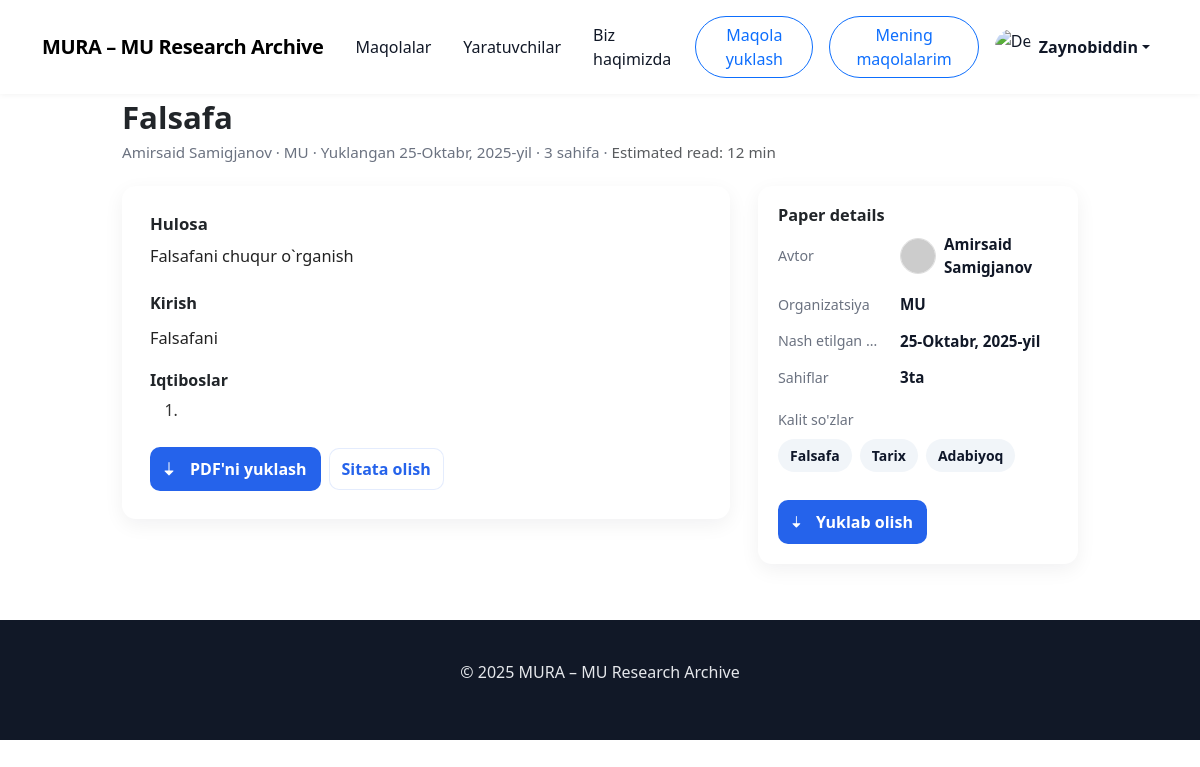
Screenshot of /detail-paper/4/ (signed in) with the database file from the repository.
### main/models.py (models this page shows, shortened)
class CustomUser(AbstractUser):
    avatar = models.ImageField(upload_to='media/avatars/', null=True, blank=True)

class Paper(models.Model):
    STATUS_CHOICES = [
        (1, 'draft'),
        (2, 'on_process'),
        (3, 'declined'),
        (4, 'accepted'),
        (5, 'payment_process'),
        (6, 'blocked')
    ]
    owner = models.ForeignKey(CustomUser, on_delete=models.CASCADE)
    category = models.ForeignKey('Category', on_delete=models.SET_NULL, null=True)
    title = models.CharField(
        max_length=100,
        validators=[MinLengthValidator(1)],
        help_text="Sarlavha 10–255 belgidan iborat bo‘lishi kerak."
    )
    summary = models.TextField(
        max_length=500,
        validators=[MinLengthValidator(100)],
        help_text="Qisqacha mazmun kamida 100 ta belgidan iborat bo‘lishi kerak."
    )
    intro = models.TextField(
        max_length=500,
        validators=[MinLengthValidator(100)],
        help_text="Kirish qismi kamida 100 ta belgidan iborat bo‘lishi kerak."
    )
    file = models.FileField(upload_to='pdfs/')
    status = models.IntegerField(
        choices=STATUS_CHOICES,
        default=1,
        help_text="Maqolaning joriy holatini tanlang."
    )
    published_at = models.DateField(auto_now=True)
    keywords = models.CharField(
        max_length=100,
        validators=[MinLengthValidator(10)],
        help_text="Kalit so‘zlar 10–300 belgidan iborat bo‘lishi kerak."
    )
    pages = models.IntegerField(
        null=True,
        blank=True,
        help_text="Betlar soni 3–50 oralig‘ida bo‘lishi kerak."
    )
    organization = models.CharField(
        max_length=120,
        validators=[MinLengthValidator(1)],
        null=True,
        blank=True,
        help_text="Tashkilot nomi 5–120 belgidan iborat bo‘lishi kerak."
    )
    paid_at = models.DateTimeField(null=True, blank=True)
    reject_count = models.IntegerField(default=0)

### main/views.py (the view)
# urls.py: path('detail-paper/<int:id>/', PaperDetailView.as_view(), name='detail_paper'),
class PaperDetailView(View):
    def get(self, request, id):
        paper = get_object_or_404(models.Paper, id=id)
        keywords = [kw.strip() for kw in paper.keywords.split(',')]
        return render(request, 'detail.html', {'paper': paper, 'tags': keywords})

### templates/detail.html (shortened to what this page needs)
{% extends "base.html" %}
{% load static %}
{% block style %}
    <link rel="stylesheet" href="{% static 'main/css/detail.css' %}">
    <link href="https://cdn.jsdelivr.net/npm/bootstrap@5.3.3/dist/css/bootstrap.min.css" rel="stylesheet"/>
{% endblock %}
{% block content %}
    <main class="container">
        <header class="paper-header">
            <h1 class="paper-title">{{ paper.title }}</h1>
            <p class="paper-meta">{{ paper.owner.first_name }} {{ paper.owner.last_name }} · {{ paper.organization }} ·
                Yuklangan {{ paper.published_at }} · {{ paper.pages }} sahifa · <span class="text-muted">Estimated read: 12 min</span>
            </p>
        </header>
        <section class="paper-body">
            <article class="content-card" role="article" aria-labelledby="paper-title">
                <div class="mb-3">
                    <h3 class="mb-2" style="font-size:1.05rem; font-weight:700;">Hulosa</h3>
                    <p class="paper-content" style="margin-top:6px;">
                        {{ paper.summary }}
                    </p>
                </div>
                <div class="mt-4">
                    <h3 style="font-size:1.02rem; font-weight:700; margin-bottom:10px;">Kirish</h3>
                    <p class="paper-content">
                        {{ paper.intro }}
                    </p>
                    <h4 style="font-size:1rem; font-weight:700; margin-top:18px;">Iqtiboslar</h4>
                    <ol style="line-height:1.6; margin-top:8px; color:#333">
                        <li>{{ paper.citations }}</li>
                    </ol>
                </div>
                <div class="d-flex flex-wrap gap-2 align-items-center mt-4">
                    <a class="download-btn" href="{{ paper.file.url }}" download="{{ paper.title }}.pdf"
                       aria-label="Download paper PDF">
                        <svg xmlns="http://www.w3.org/2000/svg" width="16" height="16" fill="currentColor"
                             style="flex-shrink:0" viewBox="0 0 16 16" aria-hidden="true">
                            <path d="M.5 9.9a.5.5 0 0 1 .5-.5h3.5V1.5a.5.5 0 0 1 1 0v7.9h3.5a.5.5 0 0 1 .35.85l-4 4a.5.5 0 0 1-.7 0l-4-4A.5.5 0 0 1 .5 9.9z"/>
                        </svg>
                        PDF'ni yuklash
                    </a>
                    <button class="small-btn" data-bs-toggle="modal" data-bs-target="#citeModal">Sitata olish</button>
                </div>
            </article>
            <aside class="meta-card" aria-labelledby="meta-heading">
                <h3 id="meta-heading" style="font-size:1.02rem; font-weight:700; margin-bottom:8px;">Paper details</h3>
                <div class="meta-grid" role="list">
                    <div class="meta-label">Avtor</div>
                    <div class="meta-value" style="display:flex; align-items:center; gap:8px;">
                        {% if paper.owner.avatar %}
                            <img src="{{ paper.owner.avatar.url }}"
                                 alt="{{ paper.owner.first_name }} {{ paper.owner.last_name }}"
                                 style="width:36px; height:36px; border-radius:50%; object-fit:cover; border:1px solid #ddd;">
                        {% else %}
                            <img id="avatarPreview" src='https://placehold.co/800x600?text=
                                    {{ paper.owner.first_name|default:"?"|slice:":1"|upper }}{{ paper.owner.last_name|default:"?"|slice:":1"|upper }}'
                                 alt="{{ paper.owner.first_name }} {{ paper.owner.last_name }}"
                                 style="width:36px; height:36px; border-radius:50%; object-fit:cover; border:1px solid #ddd;">
                        {% endif %}
                        <span>{{ paper.owner.first_name }} {{ paper.owner.last_name }}</span>
                    </div>
                    <div class="meta-label">Organizatsiya</div>
                    <div class="meta-value">{{ paper.organization }}</div>
                    <div class="meta-label">Nash etilgan sana</div>
                    <div class="meta-value">{{ paper.published_at }}</div>
                    <div class="meta-label">Sahiflar</div>
                    <div class="meta-value">{{ paper.pages }}ta</div>
                    <div class="meta-tags">
                        <div class="meta-label"
                             style="min-width:0; color:var(--muted); font-size:0.89rem; padding-right:0;">Kalit so'zlar
                        </div>
                        <div style="display:flex; gap:8px; flex-wrap:wrap;">
                            {% for tag in tags %}
                                <span class="tag">{{ tag }}</span>
                            {% endfor %}
                        </div>
                    </div>
                    <div class="meta-actions">
                        <a class="download-btn" href="{{ paper.file.url }}" download="{{ paper.title }}.pdf"
                           aria-label="Download paper PDF (sidebar)">
                            <svg xmlns="http://www.w3.org/2000/svg" width="14" height="14" fill="currentColor"
                                 viewBox="0 0 16 16" aria-hidden="true">
                                <path d="M.5 9.9a.5.5 0 0 1 .5-.5h3.5V1.5a.5.5 0 0 1 1 0v7.9h3.5a.5.5 0 0 1 .35.85l-4 4a.5.5 0 0 1-.7 0l-4-4A.5.5 0 0 1 .5 9.9z"/>
                            </svg>
                            Yuklab olish
                        </a>
                    </div>
                </div>
            </aside>
        </section>
    </main>
{% endblock %}

### templates/base.html (shortened to what this page needs)
{% load static %}
<!DOCTYPE html>
<html lang="en">
<head>
    <link href="https://cdn.jsdelivr.net/npm/bootstrap@5.3.3/dist/css/bootstrap.min.css" rel="stylesheet"/>
    {% block style %}{% endblock %}
</head>
<body >
<nav class="navbar navbar-expand-lg fixed-top">
    <div class="container">
        <a class="navbar-brand" href="{% url 'main' %}">MURA – MU Research Archive</a>
        <div class="collapse navbar-collapse" id="navmenu">
            <ul class="navbar-nav ms-auto align-items-lg-center">
                <li class="nav-item"><a href="{% url 'all_papers' %}" class="nav-link px-3">Maqolalar</a></li>
                <li class="nav-item"><a href="{% url 'creators' %}" class="nav-link px-3">Yaratuvchilar</a></li>
                <li class="nav-item"><a href="{% url 'about' %}" class="nav-link px-3">Biz haqimizda</a></li>
                {% if user.is_authenticated %}
                    <li class="nav-item"><a href="{% url 'upload_paper' %}"
                                            class="m-lg-2 mb-2 px-3 btn btn-outline-primary rounded-pill">Maqola
                        yuklash</a></li>
                    <li class="nav-item"><a href="{% url 'my_papers' %}"
                                            class="px-3 m-lg-2 mb-2  btn btn-outline-primary rounded-pill">Mening maqolalarim</a>
                    </li>
                    <li class="nav-item dropdown">
                        <a class="nav-link dropdown-toggle d-flex align-items-center" href="#" id="profileDropdown"
                           role="button" data-bs-toggle="dropdown" aria-expanded="false">
                            {% if user.avatar %}
                                <img src="{{ user.avatar.url }}" alt="Avatar" class="rounded-circle" width="36"
                                     height="36" style="object-fit: cover;">
                            {% else %}
                                <img src="https://cdn-icons-png.flaticon.com/512/847/847969.png" alt="Default Avatar"
                                     class="rounded-circle" width="36" height="36" style="object-fit: cover;">
                            {% endif %}
                            <span class="ms-2 fw-semibold">{{ user.first_name }}</span>
                        </a>
                    </li>
                {% else %}
                    <li class="nav-item"><a href="{% url 'login' %}"
                                            class="btn btn-primary btn-sm ms-lg-3 p-2 m-1 text-white">Kirish</a></li>
                    <li class="nav-item"><a href="{% url 'register' %}"
                                            class="btn btn-primary btn-sm ms-lg-3 p-2 m-1 text-white">Ro'yxatdan
                        o'tish</a></li>
                {% endif %}
            </ul>
        </div>
    </div>
</nav>
{% block content %}
{% endblock %}
<footer>
    <div class="container">
        <p>© 2025 MURA – MU Research Archive</p>
    </div>
</footer>
</body>
</html>

### main/static/main/css/detail.css (style rules this page uses)
:root { --bg: #f9fafb; --text: #111827; --muted: #6b7280; --accent: #2563eb; --card-shadow: 0 6px 20px rgba(17, 24, 39, 0.06); --radius: 14px; --max-width: 980px; --label-width: 110px; }
html, body { height: 100%; background: var(--bg); color: var(--text); font-family: 'Inter', system-ui, -apple-system, "Segoe UI", Roboto, "Helvetica Neue", Arial; -webkit-font-smoothing: antialiased; -moz-osx-font-smoothing: grayscale; }
body { padding-top: 72px; }
nav.navbar { background: #fff; box-shadow: 0 1px 6px rgba(2, 6, 23, 0.05); }
.navbar-brand { color: var(--accent); font-weight: 700; letter-spacing: -0.4px; }
.nav-link { color: #111827 !important; font-weight: 500; }
main.container { max-width: var(--max-width); margin-top: 28px; margin-bottom: 56px; }
.paper-header { text-align: left; margin-bottom: 22px; }
.paper-title { font-size: clamp(1.5rem, 2.6vw, 2.1rem); font-weight: 700; line-height: 1.12; margin-bottom: 6px; }
.paper-meta { color: var(--muted); font-size: 0.95rem; }
.paper-body { display: block; }
@media (min-width: 992px) { .paper-body { display: grid; grid-template-columns: 1fr 320px; gap: 28px; align-items: start; } }
.content-card { background: #fff; border-radius: var(--radius); box-shadow: var(--card-shadow); padding: 28px; }
.paper-content { color: #222; line-height: 1.75; font-size: 1.02rem; }
.meta-card { position: relative; background: #fff; border-radius: var(--radius); box-shadow: var(--card-shadow); padding: 20px; height: fit-content; }
.meta-grid { display: grid; grid-template-columns: var(--label-width) 1fr; gap: 10px 12px; align-items: start; row-gap: 14px; width: 100%; }
.meta-label { color: var(--muted); font-size: 0.89rem; text-align: left; align-self: center; padding-right: 6px; white-space: nowrap; overflow: hidden; text-overflow: ellipsis; }
.meta-value { font-weight: 600; color: #111827; font-size: 0.95rem; word-break: break-word; text-align: left; }
.meta-tags { margin-top: 6px; grid-column: 1 / -1; display: flex; gap: 8px; flex-wrap: wrap; align-items: center; }
.tag { display: inline-block; background: #f1f5f9; color: #0f172a; padding: 6px 12px; font-size: 0.875rem; border-radius: 999px; font-weight: 600; }
.meta-actions { grid-column: 1 / -1; margin-top: 14px; display: flex; gap: 10px; flex-wrap: wrap; align-items: center; }
.download-btn { display: inline-flex; align-items: center; gap: 10px; background: var(--accent); color: #fff; border: none; padding: 10px 14px; border-radius: 10px; font-weight: 600; text-decoration: none; }
.small-btn { display: inline-flex; align-items: center; gap: 8px; padding: 8px 12px; border-radius: 10px; border: 1px solid rgba(37, 99, 235, 0.12); background: #fff; color: var(--accent); font-weight: 600; text-decoration: none; }
@media (min-width: 992px) { .meta-card { position: sticky; top: 92px; } }
footer { text-align: center; padding: 40px 0; color: #e5e7eb; background: #111827; margin-top: 40px; }

### rows the page displays
CustomUser: first_name "Zaynobiddin"
Paper: title "Falsafa", owner.first_name "Amirsaid", owner.last_name "Samigjanov", organization "MU", published_at "25-Oktabr, 2025-yil", pages "3", summary "Falsafani chuqur o`rganish", intro "Falsafani"

### other values shown
{{ tag }} "Falsafa" "Tarix" "Adabiyoq"
